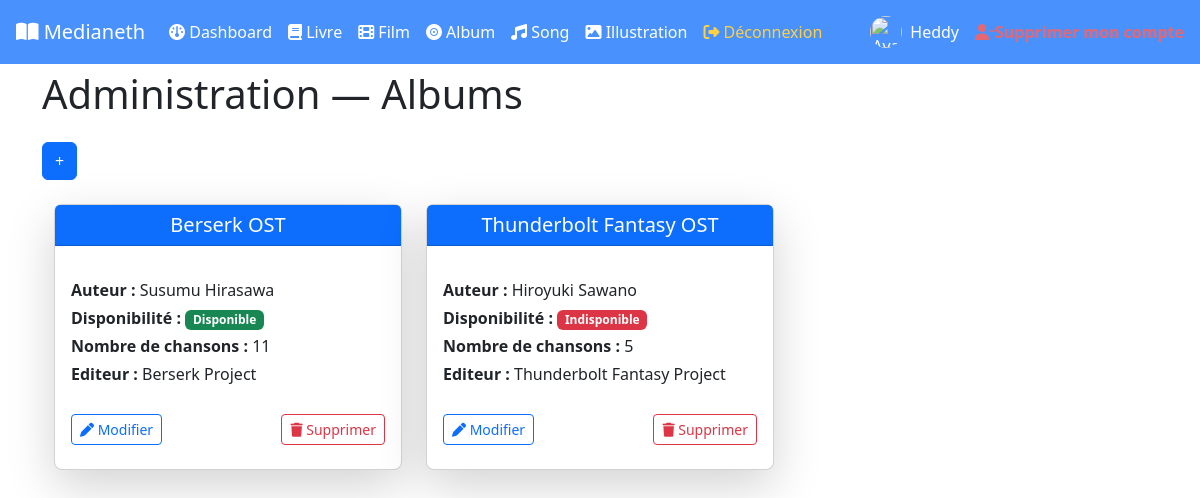
Screenshot of /Album/adminAlbum (signed in) with the database file from the repository.
### tables this page shows
CREATE TABLE `albums` (
  `album_id` int NOT NULL,
  `title` varchar(100) DEFAULT NULL,
  `author` varchar(100) DEFAULT NULL,
  `disponibility` tinyint(1) DEFAULT NULL,
  `songNumber` int DEFAULT NULL,
  `editor` varchar(100) DEFAULT NULL,
  `created_at` datetime NOT NULL DEFAULT CURRENT_TIMESTAMP,
  `updated_at` datetime NOT NULL DEFAULT CURRENT_TIMESTAMP,
  `illustration_id` int DEFAULT NULL
);

### controllers/AlbumController.php (called while the page is built, shortened)
<?php
    function adminAlbum(){
		$albums = Album::GetAlbum() ;
        require_once('views/album/read.php') ;
	}

### models/Album.php (called while the page is built, shortened)
<?php
    class Album extends Media{
        public static function GetAlbum(){
            $connexion = connexionBdd() ;
            $requete = $connexion->prepare("SELECT album_id,title,author,disponibility,songNumber,editor, link FROM albums INNER JOIN illustrations ON albums.illustration_id = illustrations.illustration_id") ;
            $requete->execute() ;
            $albums = $requete->fetchAll(PDO::FETCH_ASSOC) ;
            return $albums ;
        }
    }

### views/album/read.php (the view, shortened to what this page needs)
<div class="container">
    <h1 class="mb-4">Administration — Albums</h1>
        <a href="/Medianeth/Album/addAlbum"><button class="btn btn-primary">+</button></a>
    <?php if (count($albums) === 0){ ?>
    <div class="alert alert-secondary text-center">Aucun album trouvé.</div>
    <?php }else{ ?>
    <div class="container my-4">
        <div class="row g-4">
            <?php foreach($albums as $row): ?>
                <div class="col-12 col-md-6 col-lg-4">
                    <div class="card h-100 shadow-lg border-1 rounded-3">
                        <div class="card-header bg-primary text-white text-center py-2">
                            <h5 class="mb-0 text-truncate"><?php echo $row["title"];?></h5>
                        </div>
                        <div class="card-body">
                            <p class="mb-1"><strong>Auteur :</strong> <?php echo $row['author'];?></p>
                            <p class="mb-1">
                                <strong>Disponibilité :</strong>
                                <?php if ($row['disponibility']): ?>
                                    <span class="badge bg-success">Disponible</span>
                                <?php else: ?>
                                    <span class="badge bg-danger">Indisponible</span>
                                <?php endif; ?>
                            </p>
                            <p class="mb-1"><strong>Nombre de chansons :</strong> <?php echo $row['songNumber'];?></p>
                            <p class="mb-1"><strong>Editeur :</strong> <?php echo $row['editor'];?></p>
                        </div>
                        <div class="card-footer bg-transparent border-0 d-flex justify-content-between">
                            <a href="/Medianeth/Album/updateAlbum/<?php echo $row['album_id'];?>">
                                <button type="submit" class="btn btn-sm btn-outline-primary">
                                    <i class="fa fa-pen"></i> Modifier
                                </button>
                            </a>
                            <form action="/Medianeth/Album/deleteAlbum" method="post" class="d-inline">
                                <button type="submit" class="btn btn-sm btn-outline-danger">
                                    <i class="fa fa-trash"></i> Supprimer
                                </button>
                            </form>
                        </div>
                    </div>
                </div>
            <?php endforeach; }?>
        </div>
    </div>
</div>

### rows the page displays
albums: title "Berserk OST", author "Susumu Hirasawa", disponibility "Disponible", songNumber "11", editor "Berserk Project"
albums: title "Thunderbolt Fantasy OST", author "Hiroyuki Sawano", disponibility "Indisponible", songNumber "5", editor "Thunderbolt Fantasy Project"

### other values shown
$_SESSION['login'] "Heddy"
